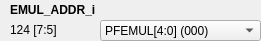
    <widget class="QWidget" name="widget_33" native="true">
     <property name="geometry">
      <rect>
       <x>10</x>
       <y>400</y>
       <width>261</width>
       <height>41</height>
      </rect>
     </property>
     <widget class="QLabel" name="label_525">
      <property name="geometry">
       <rect>
        <x>10</x>
        <y>0</y>
        <width>211</width>
        <height>20</height>
       </rect>
      </property>
      <property name="font">
       <font>
        <weight>75</weight>
        <bold>true</bold>
       </font>
      </property>
      <property name="text">
       <string>EMUL_ADDR_i</string>
      </property>
     </widget>
     <widget class="QLabel" name="addr_EMUL_ADDR_i">
      <property name="geometry">
       <rect>
        <x>10</x>
        <y>20</y>
        <width>101</width>
        <height>20</height>
       </rect>
      </property>
      <property name="text">
       <string>124 [7:5]</string>
      </property>
     </widget>
     <widget class="QComboBox" name="comboBox_EMUL_ADDR_i">
      <property name="geometry">
       <rect>
        <x>100</x>
        <y>20</y>
        <width>161</width>
        <height>21</height>
       </rect>
      </property>
      <item>
       <property name="text">
        <string>PFEMUL[4:0] (000)</string>
       </property>
      </item>
      <item>
       <property name="text">
        <string>PFEMUL[5:1] (001)</string>
       </property>
      </item>
      <item>
       <property name="text">
        <string>PFEMUL[6:2] (010)</string>
       </property>
      </item>
      <item>
       <property name="text">
        <string>PFEMUL[7:3] (011)</string>
       </property>
      </item>
      <item>
       <property name="text">
        <string>PFEMUL[8:4] (100)</string>
       </property>
      </item>
      <item>
       <property name="text">
        <string>PFEMUL[9:5] (101)</string>
       </property>
      </item>
      <item>
       <property name="text">
        <string>Odds (110)</string>
       </property>
      </item>
      <item>
       <property name="text">
        <string>Even (111)</string>
       </property>
      </item>
     </widget>
    </widget>
